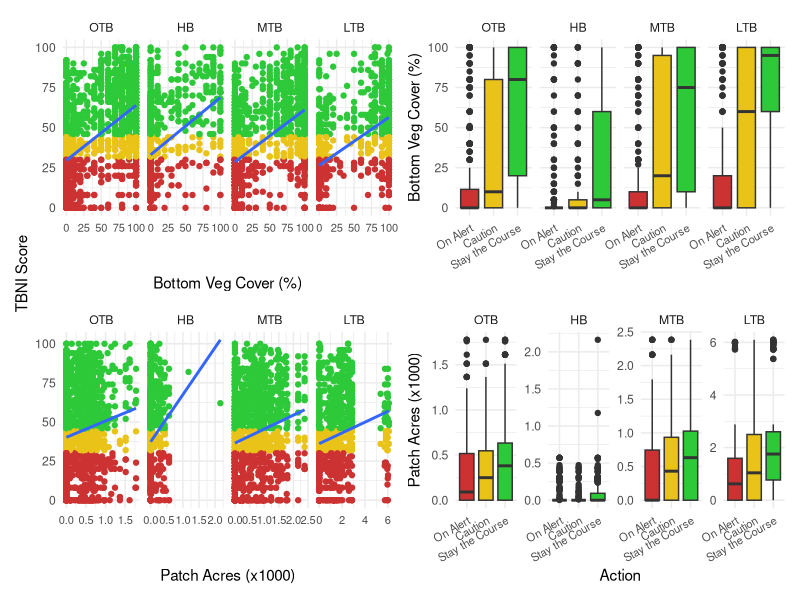
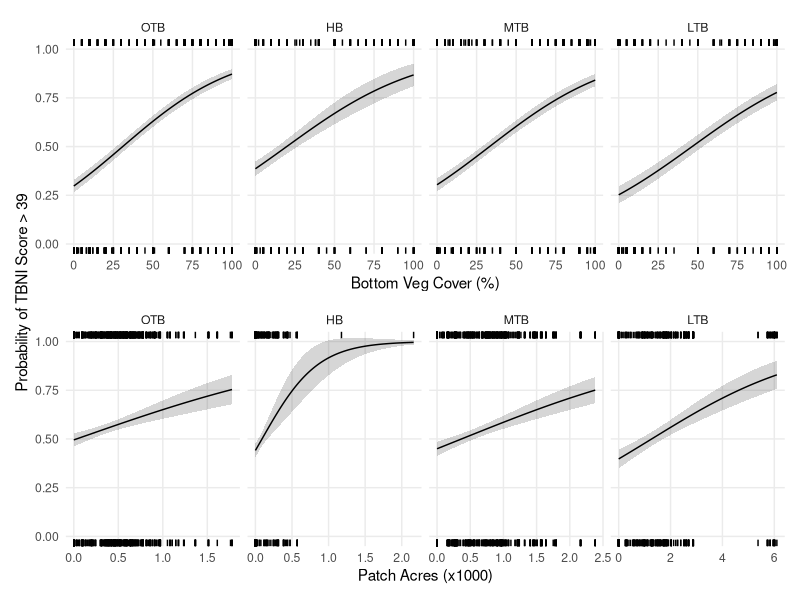
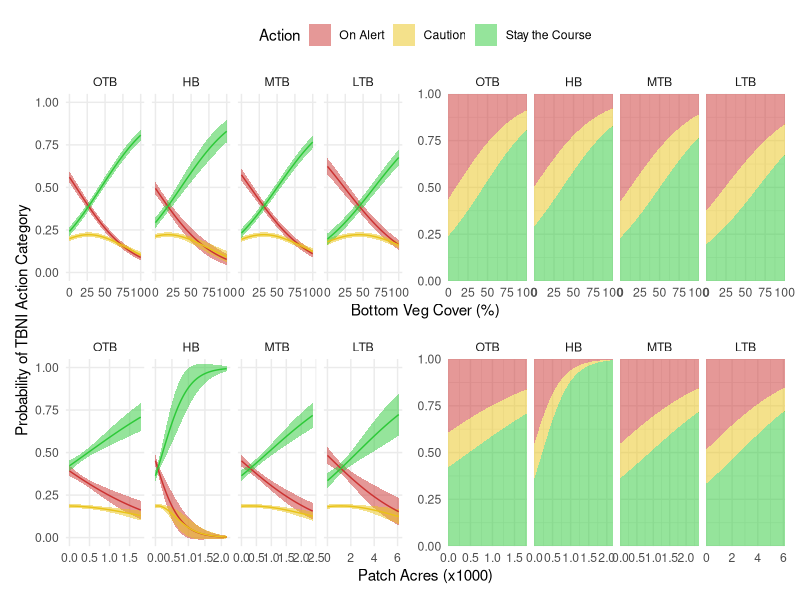

Source code (R) for these figures, in order:
## ---- chunk 1
#| label: setup
library(tidyverse)
library(patchwork)
library(MASS)
library(marginaleffects)
library(here)

dat <- read.csv(here('data/tbm_combined_catch_env_factors.csv'))

midscr <- 39

cols <- c('#CC3231', '#E9C318', '#2DC938')
labs <- c('On Alert', 'Caution', 'Stay the Course')

tomod <- dat %>% 
  dplyr::select(Reference, month, year, Season, TBEP_seg, 
           FLUCCSCODE, areas, bottom, DominantVeg, bveg, Shore, 
           BvegCovBin, StartDepth, BottomVegCover, BycatchQuantity, 
           TBNI_Score, acres, Non, HA, TH, SAV, 
           Alg, RU, temperature, salinity, dissolvedO2) %>% 
  dplyr::mutate(
    Action = findInterval(TBNI_Score, c(32, 46)),
    outcome = factor(Action, levels = c('0', '1', '2'), labels = cols),
    outcome = as.character(outcome),
    Action = factor(Action, levels = c('0', '1', '2'), labels = labs, ordered = T), 
    TBEP_seg = factor(TBEP_seg, levels = c('OTB', 'HB', 'MTB', 'LTB')),
    grmid = ifelse(TBNI_Score > midscr, 1, 0)
  )
## ---- chunk 2
#| fig-height: 7
#| fig-width: 11
#| fig-cap: "TBNI Action categories and scores compared to seagrass cover from the FIM data or seagrass patch size from SWFWMD."
p1 <- ggplot(tomod, aes(x = BottomVegCover, y = TBNI_Score)) + 
  geom_point(aes(color = Action), show.legend = F) + 
  scale_color_manual(values = cols) +
  geom_smooth(method = 'lm', se = F, formula = y ~ x) +
  facet_wrap(~TBEP_seg, ncol = 4) +
  theme_minimal() +
  theme(
    axis.text.x = element_text(size = 8)
  ) +
  labs(
    x = 'Bottom Veg Cover (%)',
    y = 'TBNI Score'
  )

p2 <- ggplot(tomod, aes(x = Action, y = BottomVegCover)) + 
  geom_boxplot(aes(fill = Action), show.legend = F) + 
  scale_fill_manual(values = cols) +
  facet_wrap(~TBEP_seg, ncol = 4) +
  theme_minimal() +
  theme(
    axis.text.x = element_text(angle = 30, hjust = 1, size = 8)
  ) +
  labs(
    x = 'Action',
    y = 'Bottom Veg Cover (%)'
  )

p3 <- ggplot(tomod, aes(x = acres / 1000, y = TBNI_Score)) + 
  geom_point(aes(color = Action), show.legend = F) + 
  scale_color_manual(values = cols) +
  geom_smooth(method = 'lm', se = F, formula = y ~ x) +
  facet_wrap(~TBEP_seg, scales = 'free_x', ncol = 4) +
  theme_minimal() +
  theme(
    axis.text.x = element_text(size = 8)
  ) +
  labs(
    x = 'Patch Acres (x1000)',
    y = 'TBNI Score'
  )

p4 <- ggplot(tomod, aes(x = Action, y = acres / 1000)) + 
  geom_boxplot(aes(fill = Action), show.legend = F) + 
  scale_fill_manual(values = cols) +
  facet_wrap(~TBEP_seg, scales = 'free_y', ncol = 4) +
  theme_minimal() +
  theme(
    axis.text.x = element_text(angle = 30, hjust = 1, size = 8)
  ) +
  labs(
    x = 'Action',
    y = 'Patch Acres (x1000)'
  )

p1 + p2 + p3 + p4 + plot_layout(ncol = 2, axis_titles = 'collect')
## ---- chunk 3
#| fig-height: 6
#| fig-width: 8
#| fig-cap: !expr paste("Likelihood of obtaining a TBNI score >", midscr, " as the midpoint between all action categories based on seagrass cover from the FIM data or seagrass patch size from SWFWMD") 
mod <- glm(grmid ~ BottomVegCover*TBEP_seg, data = tomod, family = 'binomial')

trgs <- tomod %>% 
  dplyr::select(TBEP_seg, BottomVegCover) %>%
  reframe(
    BottomVegCover = seq(min(BottomVegCover, na.rm = T), max(BottomVegCover, na.rm = T), length.out = 100),
    .by = TBEP_seg
  )
lnprds <- predict.glm(mod, type = 'response', newdata = trgs, se.fit = T)
tolns <- trgs |> 
  mutate(
    prd = lnprds$fit,
    hival = lnprds$fit + 1.96 * lnprds$se.fit,
    loval = lnprds$fit - 1.96 * lnprds$se.fit
  )

p1 <- ggplot(tolns, aes(x = BottomVegCover)) +
  geom_ribbon(aes(ymin = loval, ymax = hival), alpha = 0.2) +
  geom_line(aes(y = prd)) +
  geom_rug(data = tomod[tomod$grmid == 0, ], sides = 'b') +
  geom_rug(data = tomod[tomod$grmid == 1, ], sides = 't') +
  theme_minimal() +
  theme(
    panel.grid.minor = element_blank()
  ) +
  coord_cartesian(
    ylim = c(0, 1)
  ) +
  facet_wrap(~TBEP_seg, ncol = 4) +
  labs(
    x = 'Bottom Veg Cover (%)', 
    y = paste('Probability of TBNI Score >', midscr)
  ) 

mod <- glm(grmid ~ acres*TBEP_seg, data = tomod, family = 'binomial')

trgs <- tomod %>% 
  dplyr::select(TBEP_seg, acres) %>%
  reframe(
    acres = seq(min(acres, na.rm = T), max(acres, na.rm = T), length.out = 100),
    .by = TBEP_seg
  )
lnprds <- predict.glm(mod, type = 'response', newdata = trgs, se.fit = T)
tolns <- trgs |> 
  mutate(
    prd = lnprds$fit,
    hival = lnprds$fit + 1.96 * lnprds$se.fit,
    loval = lnprds$fit - 1.96 * lnprds$se.fit
  )

p2 <- ggplot(tolns, aes(x = acres / 1000)) +
  geom_ribbon(aes(ymin = loval, ymax = hival), alpha = 0.2) +
  geom_line(aes(y = prd)) +
  geom_rug(data = tomod[tomod$grmid == 0, ], sides = 'b') +
  geom_rug(data = tomod[tomod$grmid == 1, ], sides = 't') +
  theme_minimal() +
  theme(
    panel.grid.minor = element_blank()
  ) +
  coord_cartesian(
    ylim = c(0, 1)
  ) +
  facet_wrap(~TBEP_seg, ncol = 4, scales = 'free_x') +
  labs(
    x = 'Patch Acres (x1000)', 
    y = paste('Probability of TBNI Score >', midscr)
  ) 

p1 + p2 + plot_layout(ncol = 1, axis_titles = 'collect')
## ---- chunk 4
#| fig-height: 7
#| fig-width: 11
#| fig-cap: "Likelihood of obtaining each of three TBNI action categories based on seagrass cover from the FIM data or seagrass patch size from SWFWMD."
mod <- polr(Action ~ BottomVegCover*TBEP_seg, data = tomod, Hess = T)

trgs <- tomod %>% 
  dplyr::select(TBEP_seg, BottomVegCover) %>%
  reframe(
    BottomVegCover = seq(min(BottomVegCover, na.rm = T), max(BottomVegCover, na.rm = T), length.out = 100),
    .by = TBEP_seg
  )

probs <- marginaleffects::predictions(mod, 
                                      newdata = trgs,
                                      type = "probs")
lnprds <- probs %>% 
  dplyr::select(
    Action = group, 
    prd = estimate, 
    loval = conf.low, 
    hival = conf.high, 
    TBEP_seg, 
    BottomVegCover
  ) %>% 
  data.frame()

p1 <- ggplot(lnprds, aes(x = BottomVegCover)) +
  geom_ribbon(aes(ymin = loval, ymax = hival, fill = Action), alpha = 0.5) +
  geom_line(aes(y = prd, color = Action), show.legend = F) +
  scale_color_manual(values = cols) +
  scale_fill_manual(values = cols) +
  theme_minimal() +
  theme(
    panel.grid.minor = element_blank(), 
    legend.position = 'top'
  ) +
  coord_cartesian(
    ylim = c(0, 1)
  ) +
  facet_wrap(~TBEP_seg, ncol = 4, scales = 'free_x') +
  labs(
    x = 'Bottom Veg Cover (%)', 
    y = 'Probability of TBNI Action Category'
  ) 

# area chart
p2 <- ggplot(lnprds, aes(x = BottomVegCover, y = prd, fill = Action)) +
  geom_area(alpha = 0.5) +
  scale_fill_manual(values = cols) +
  theme_minimal() +
  theme(legend.position = 'top') +
  scale_x_continuous(expand = c(0, 0)) +
  scale_y_continuous(expand = c(0, 0)) +
  coord_cartesian(
    ylim = c(0, 1)
  ) +
  facet_wrap(~TBEP_seg, ncol = 4, scales = 'free_x') +
  labs(
    x = 'Bottom Veg Cover (%)', 
    y = 'Probability of TBNI Action Category'
  )

mod <- polr(Action ~ acres*TBEP_seg, data = tomod, Hess = T)

trgs <- tomod %>% 
  dplyr::select(TBEP_seg, acres) %>%
  reframe(
    acres = seq(min(acres, na.rm = T), max(acres, na.rm = T), length.out = 100),
    .by = TBEP_seg
  )

probs <- marginaleffects::predictions(mod, 
                                      newdata = trgs,
                                      type = "probs")
lnprds <- probs %>% 
  dplyr::select(
    Action = group, 
    prd = estimate, 
    loval = conf.low, 
    hival = conf.high, 
    TBEP_seg, 
    acres
  ) %>% 
  data.frame()

p3 <- ggplot(lnprds, aes(x = acres / 1000)) +
  geom_ribbon(aes(ymin = loval, ymax = hival, fill = Action), alpha = 0.5) +
  geom_line(aes(y = prd, color = Action), show.legend = F) +
  scale_color_manual(values = cols) +
  scale_fill_manual(values = cols) +
  theme_minimal() +
  theme(
    panel.grid.minor = element_blank(), 
    legend.position = 'top'
  ) +
  coord_cartesian(
    ylim = c(0, 1)
  ) +
  facet_wrap(~TBEP_seg, ncol = 4, scales = 'free_x') +
  labs(
    x = 'Patch Acres (x1000)', 
    y = 'Probability of TBNI Action Category'
  ) 

# area chart
p4 <- ggplot(lnprds, aes(x = acres / 1000, y = prd, fill = Action)) +
  geom_area(alpha = 0.5) +
  scale_fill_manual(values = cols) +
  theme_minimal() +
  theme(legend.position = 'top') +
  scale_x_continuous(expand = c(0, 0)) +
  scale_y_continuous(expand = c(0, 0)) +
  coord_cartesian(
    ylim = c(0, 1)
  ) +
  facet_wrap(~TBEP_seg, ncol = 4, scales = 'free_x') +
  labs(
    x = 'Patch Acres (x1000)', 
    y = 'Probability of TBNI Action Category'
  )

p1 + p2 + p3 + p4 + plot_layout(ncol = 2, guides = 'collect', axis_titles = 'collect') & theme(legend.position = 'top')
